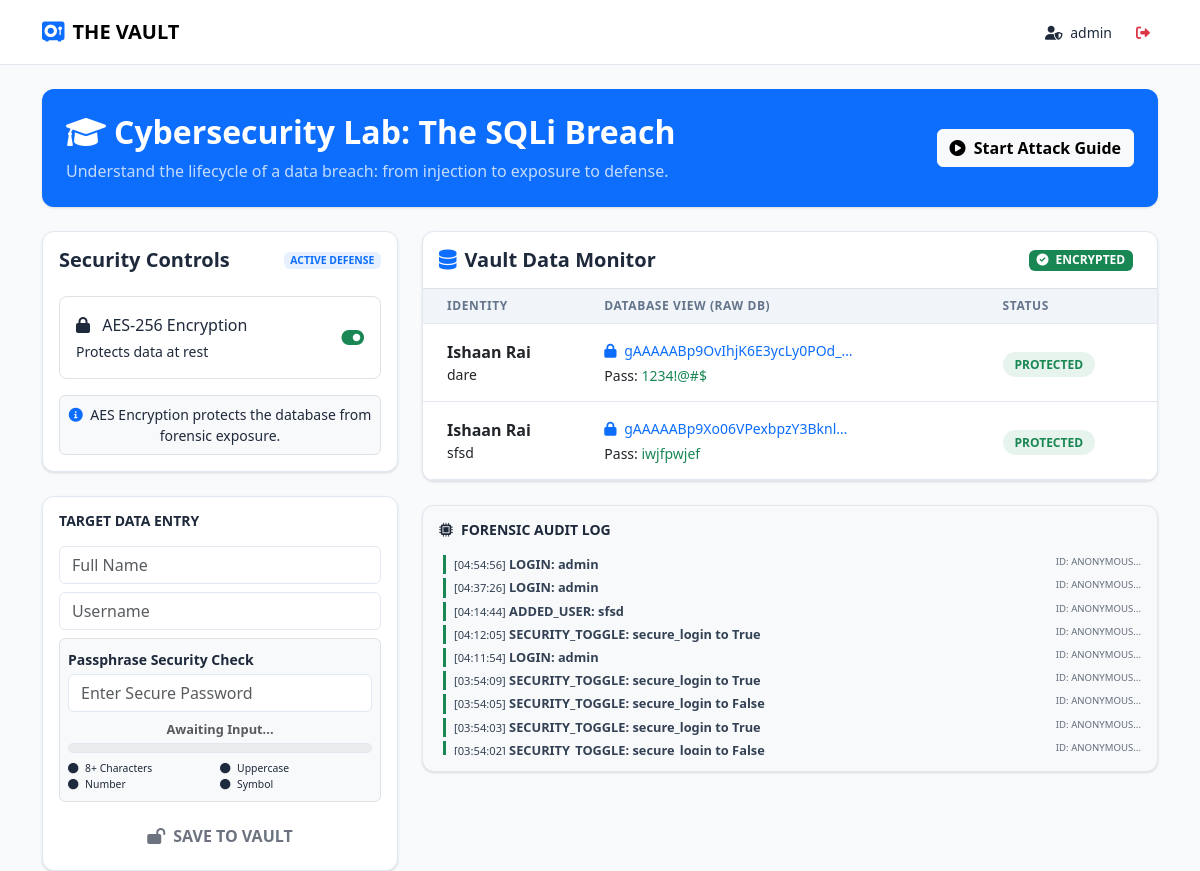
Page / (signed in) on the earlier database version.
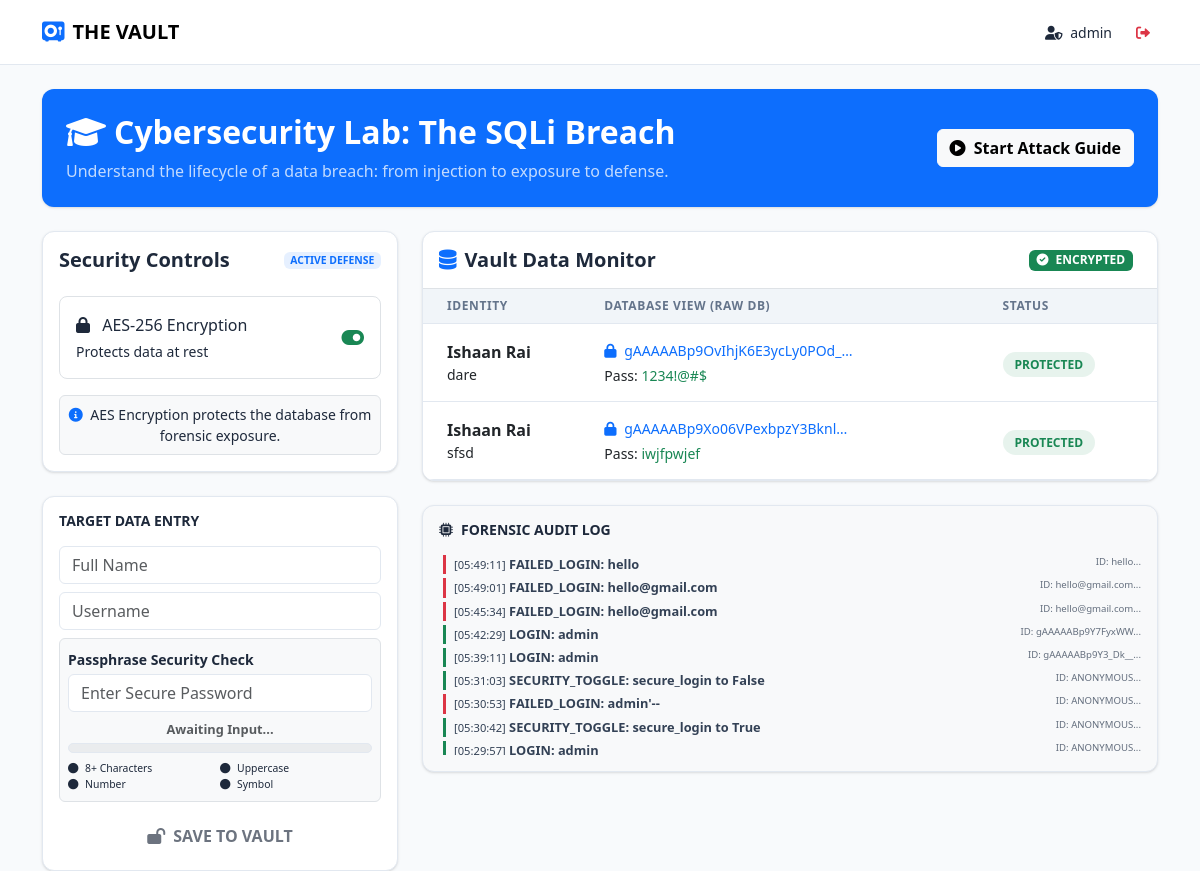
Same page on the later database version.
### database_setup.py (models this page shows)
class ConfidentialUser(db.Model):
    id = db.Column(db.Integer, primary_key=True)
    name = db.Column(db.String(255), nullable=False)
    username = db.Column(db.String(255), nullable=False)
    password = db.Column(db.String(255), nullable=False)

class AuditLog(db.Model):
    id = db.Column(db.Integer, primary_key=True)
    timestamp = db.Column(db.DateTime, server_default=db.func.now())
    action = db.Column(db.String(255), nullable=False)
    user_identity = db.Column(db.String(255)) # Encrypted
    status = db.Column(db.String(50)) # Success/Failure

### app.py (the view)
@app.route('/')
def index():
    if 'user_id' not in session:
        return redirect(url_for('login'))
    users = ConfidentialUser.query.all()
    logs = AuditLog.query.order_by(AuditLog.timestamp.desc()).limit(10).all()
    display_users = []
    for u in users:
        display_users.append({
            "id": u.id,
            "name": decrypt_data(u.name) if SECURITY_SETTINGS["encryption_enabled"] else u.name,
            "username": decrypt_data(u.username) if SECURITY_SETTINGS["encryption_enabled"] else u.username,
            "password": decrypt_data(u.password) if SECURITY_SETTINGS["encryption_enabled"] else u.password,
            "encrypted_name_demo": u.name # Keep raw version for side-by-side comparison
        })
    return render_template('index.html',
                           users=display_users,
                           logs=logs,
                           security=SECURITY_SETTINGS,
                           logged_in=session.get('user_id'))

### security_engine.py (called while the page is built)
def decrypt_data(encrypted_data):
    if not encrypted_data: return None
    try:
        return cipher_suite.decrypt(encrypted_data.encode()).decode()
    except Exception:
        return "[DECRYPTION_FAILED]"

### templates/index.html (shortened to what the changed rows need)
<!DOCTYPE html>
<html lang="en">
<head>
    <link href="https://cdn.jsdelivr.net/npm/bootstrap@5.3.0/dist/css/bootstrap.min.css" rel="stylesheet">
    <link href="https://cdnjs.cloudflare.com/ajax/libs/font-awesome/6.0.0/css/all.min.css" rel="stylesheet">
</head>
<body>
    <div class="container mt-4">
        <div class="card bg-primary text-white p-4 mb-4 border-0 shadow-lg">
            <div class="row align-items-center">
                <div class="col-md-8">
                    <h2 class="fw-bold mb-2"><i class="fas fa-graduation-cap me-2"></i>Cybersecurity Lab: The SQLi Breach</h2>
                </div>
            </div>
        </div>
    </div>
    <div class="container">
        <div class="row">
            <div class="col-lg-8">
                <div class="card mb-4 overflow-hidden">
                    <div class="p-0">
                        <table class="table table-hover mb-0">
                            <thead>
                                <tr>
                                    <th class="ps-4">Identity</th>
                                    <th>Database View (Raw DB)</th>
                                    <th>Status</th>
                                </tr>
                            </thead>
                            <tbody>
                                {% for user in users %}
                                <tr class="align-middle">
                                    <td class="ps-4 py-3">
                                        <div class="fw-bold">{{ user.name }}</div>
                                        <div class="small text-dim">{{ user.username }}</div>
                                    </td>
                                    <td>
                                        <div class="text-truncate {{ '''text-primary''' if security.encryption_enabled else '''text-danger fw-bold''' }} small" style="max-width: 250px;">
                                            <i class="fas {{ '''fa-lock''' if security.encryption_enabled else '''fa-unlock''' }} me-1"></i>
                                            {{ user.encrypted_name_demo }}
                                        </div>
                                        <div class="mt-1 small">
                                            <span class="text-dim">Pass:</span>
                                            <span class="{{ '''text-success''' if security.encryption_enabled else '''text-danger fw-bold''' }}">
                                                {{ user.password }}
                                            </span>
                                        </div>
                                    </td>
                                    <td>
                                        <span class="security-status {{ '''bg-success bg-opacity-10 text-success''' if security.encryption_enabled else '''bg-danger bg-opacity-10 text-danger''' }}">
                                            {{ "PROTECTED" if security.encryption_enabled else "VULNERABLE" }}
                                        </span>
                                    </td>
                                </tr>
                                {% endfor %}
                            </tbody>
                        </table>
                    </div>
                </div>
                <div class="card p-3 bg-light">
                    <div class="log-container" style="max-height: 200px; overflow-y: auto;">
                        {% for log in logs %}
                        <div class="log-entry mb-1 border-start border-3 {{ '''border-success''' if log.status == '''SUCCESS''' else '''border-danger''' }} ps-2 ms-1">
                            <span class="text-dim small">[{{ log.timestamp.strftime('''%H:%M:%S''') }}]</span>
                            <span class="fw-bold">{{ log.action }}</span>
                            <span class="text-dim opacity-75 small float-end" style="font-size: 0.6rem;">ID: {{ log.user_identity[:16] }}...</span>
                        </div>
                        {% endfor %}
                    </div>
                </div>
            </div>
        </div>
    </div>
</body>
</html>

Differences in the rows shown:
no longer on this page (row unchanged): AuditLog: timestamp "04:54:56", action "LOGIN: admin", user_identity "ANONYMOUS"
no longer on this page (row unchanged): AuditLog: timestamp "04:37:26", action "LOGIN: admin", user_identity "ANONYMOUS"
no longer on this page (row unchanged): AuditLog: timestamp "04:14:44", action "ADDED_USER: sfsd", user_identity "ANONYMOUS"
no longer on this page (row unchanged): AuditLog: timestamp "04:12:05", action "SECURITY_TOGGLE: secure_login to True", user_identity "ANONYMOUS"
no longer on this page (row unchanged): AuditLog: timestamp "04:11:54", action "LOGIN: admin", user_identity "ANONYMOUS"
no longer on this page (row unchanged): AuditLog: timestamp "03:54:09", action "SECURITY_TOGGLE: secure_login to True", user_identity "ANONYMOUS"
no longer on this page (row unchanged): AuditLog: timestamp "03:54:05", action "SECURITY_TOGGLE: secure_login to False", user_identity "ANONYMOUS"
no longer on this page (row unchanged): AuditLog: timestamp "03:54:03", action "SECURITY_TOGGLE: secure_login to True", user_identity "ANONYMOUS"
no longer on this page (row unchanged): AuditLog: timestamp "03:54:02", action "SECURITY_TOGGLE: secure_login to False", user_identity "ANONYMOUS"
added AuditLog: timestamp "05:49:11", action "FAILED_LOGIN: hello", user_identity "hello", status "FAILURE" (drawn)
added AuditLog: timestamp "05:49:01", action "FAILED_LOGIN: hello@gmail.com", user_identity "hello@gmail.com", status "FAILURE" (drawn)
added AuditLog: timestamp "05:45:34", action "FAILED_LOGIN: hello@gmail.com", user_identity "hello@gmail.com", status "FAILURE" (drawn)
added AuditLog: timestamp "05:42:29", action "LOGIN: admin", user_identity "gAAAAABp9Y7FyxWW"
added AuditLog: timestamp "05:39:11", action "LOGIN: admin", user_identity "gAAAAABp9Y3_Dk__"
added AuditLog: timestamp "05:31:03", action "SECURITY_TOGGLE: secure_login to False", user_identity "ANONYMOUS"
added AuditLog: timestamp "05:30:53", action "FAILED_LOGIN: admin'--", user_identity "ANONYMOUS", status "FAILURE" (drawn)
added AuditLog: timestamp "05:30:42", action "SECURITY_TOGGLE: secure_login to True", user_identity "ANONYMOUS"
added AuditLog: timestamp "05:29:57", action "LOGIN: admin", user_identity "ANONYMOUS"
